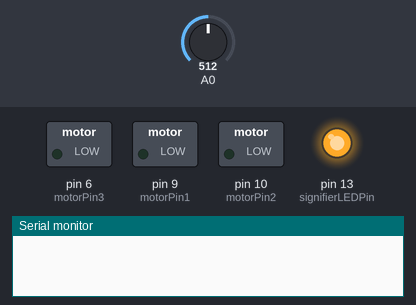
A sketch run on a simulated Arduino Uno, built with avr-gcc and run on an emulated ATmega328P. Shown: switched loads named in the sketch (green lamp = pin HIGH), output pins drawn as LEDs (lit = HIGH), the last lines printed to the serial monitor. Inputs (shaded band) come from the test bench; at power-on: A0 = 512.

Above: at 0.1 s.
At 20.2 s:
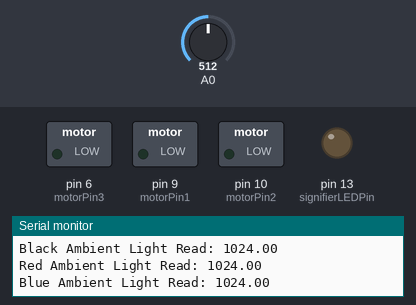
Timing chart, 0 to 21.9 s (numbered marks = the images above):
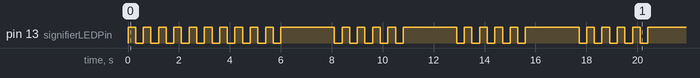

The sketch:

InitColorSensing.ino
```cpp
const int motorPin1 = 9; //Pin 9 on L293
const int motorPin2 = 10; // Pin 15 on L293
const int motorPin3 = 6; // Pin 2 on L293
const int motorPin4 = 5; // Pin 7 on L293

// TODO: Update pins to actual pins on Arduino
const int leftBluePin = 0;
const int leftRedPin = 0;
const int leftPTPin = 0; // Analog in
const int rightBluePin = 0;
const int rightRedPin = 0;
const int rightPTPin = 0; // Analog in

const int battVoltPin = 5; // Analog in
const int signifierLEDPin = 13;

static float leftBlackAmbient = 0.0;
static float leftRedAmbient = 0.0;
static float leftBlueAmbient = 0.0;
static float leftYellowAmbient = 0.0;
static float rightBlackAmbient = 0.0;
static float rightRedAmbient = 0.0;
static float rightBlueAmbient = 0.0;
static float rightYellowAmbient = 0.0;


// initialize digital pins for motors as an output.
void forward();
void backward();
void turnLeft();
void turnLeftWide();
void turnRight();
void turnRightWide();
void rotateLeft();
void rotateRight();
void reset();
void kill();

float collectLight(int pin);
void collectAmbient();

void setup() {
  pinMode(leftBluePin, OUTPUT);
  pinMode(leftRedPin, OUTPUT);
  pinMode(leftPTPin, INPUT);
  pinMode(rightBluePin, OUTPUT);
  pinMode(rightRedPin, OUTPUT);
  pinMode(rightPTPin, INPUT);
  pinMode(motorPin1, OUTPUT);
  pinMode(motorPin2, OUTPUT);
  pinMode(motorPin3, OUTPUT);
  pinMode(motorPin4, OUTPUT);
  pinMode(battVoltPin, INPUT);
  pinMode(signifierLEDPin, OUTPUT);
  Serial.begin(9600);
  collectAmbient();

}

void loop() {
  // readLight();
  if (true) {             // left and right PT read same color

    // Go forward until color change or collision
    // forward();

    if (true) { // If left was just on a color and now both on black

      // Turn right decent amount
      // Go forward

    } else if (false) {   // If right was just on color and now both on black

      // Turn left decent amount
      // Go forward

    }

  } else if (false) {     // left and right PT read diff colors
    // Bot just turned onto or off of a color path

    if (true) { // If was on all color before and left is now on black

      // Turn right slightly
      // Go forward

    } else if (false) {   // If was on all color before and right is now on black

      // Turn left slightly
      // Go forward

    }
  } else if (false) {

  } else if (false) {

  } else if (false) {

  } else if (false) {

  } else if (false) {

  }
}

void kill(){
  // Serial.print("In kill\n");
  // Serial.print("Kill Button Read: ");
  // Serial.print(digitalRead(KILLSWITCH_PIN));
  // Serial.print("\n");
  reset();
}

void collectAmbient(){
  blink();
  blink();
  digitalWrite(signifierLEDPin, HIGH);
  leftBlackAmbient = collectLight(leftPTPin);
  rightBlackAmbient = collectLight(rightPTPin);
  Serial.print("Black Ambient Light Read: ");
  Serial.print(leftBlackAmbient);
  Serial.print("\n");
  digitalWrite(signifierLEDPin, LOW);
  blink();
  digitalWrite(signifierLEDPin, HIGH);
  leftRedAmbient = collectLight(leftPTPin);
  rightRedAmbient = collectLight(rightPTPin);
  Serial.print("Red Ambient Light Read: ");
  Serial.print(leftRedAmbient);
  Serial.print("\n");
  digitalWrite(signifierLEDPin, LOW);
  blink();
  digitalWrite(signifierLEDPin, HIGH);
  leftBlueAmbient = collectLight(leftPTPin);
  rightBlueAmbient = collectLight(rightPTPin);
  Serial.print("Blue Ambient Light Read: ");
  Serial.print(leftBlueAmbient);
  Serial.print("\n");
  digitalWrite(signifierLEDPin, LOW);
  blink();
  digitalWrite(signifierLEDPin, HIGH);
  leftYellowAmbient = collectLight(leftPTPin);
  rightYellowAmbient = collectLight(rightPTPin);
  Serial.print("Yellow Ambient Light Read: ");
  Serial.print(leftYellowAmbient);
  Serial.print("\n");
  // digitalWrite(signifierLEDPin, LOW);
}

void blink(){
  digitalWrite(signifierLEDPin, HIGH);
  delay(300);
  digitalWrite(signifierLEDPin, LOW);
  delay(300);
  digitalWrite(signifierLEDPin, HIGH);
  delay(300);
  digitalWrite(signifierLEDPin, LOW);
  delay(300);
  digitalWrite(signifierLEDPin, HIGH);
  delay(300);
  digitalWrite(signifierLEDPin, LOW);
  delay(300);
  digitalWrite(signifierLEDPin, HIGH);
  delay(300);
  digitalWrite(signifierLEDPin, LOW);
  delay(300);
  digitalWrite(signifierLEDPin, HIGH);
  delay(300);
  digitalWrite(signifierLEDPin, LOW);
  delay(300);
}

float collectLight(int pin){
  int totalRead = 0;
  totalRead += analogRead(pin);
  delay(100);
  totalRead += analogRead(pin);
  delay(100);
  totalRead += analogRead(pin);
  delay(100);
  totalRead += analogRead(pin);
  delay(100);
  totalRead += analogRead(pin);
  delay(100);
  totalRead += analogRead(pin);
  delay(100);
  totalRead += analogRead(pin);
  delay(100);
  totalRead += analogRead(pin);
  delay(100);
  totalRead += analogRead(pin);
  delay(100);
  totalRead += analogRead(pin);
  return (totalRead / 5.0);
}

void forward(){
  // Serial.print("In forward\n");
  analogWrite(motorPin4,150);
  digitalWrite(motorPin3,LOW);
  analogWrite(motorPin2,150);
  digitalWrite(motorPin1,LOW);
}

void backward(){
  // Serial.print("In backward\n");
  analogWrite(motorPin3,150);
  digitalWrite(motorPin4,LOW);
  analogWrite(motorPin1,150);
  digitalWrite(motorPin2,LOW);
}

void turnLeft(){
  // Serial.print("In left\n");
  digitalWrite(motorPin3,LOW);
  analogWrite(motorPin4,230);
  digitalWrite(motorPin1,LOW);
  analogWrite(motorPin2,100);
}

void turnLeftWide(){
  // Serial.print("In wide left\n");
  digitalWrite(motorPin3,LOW);
  analogWrite(motorPin4,230);
  digitalWrite(motorPin1,LOW);
  analogWrite(motorPin2,150);
}

void turnRight(){
  // Serial.print("In right\n");
  digitalWrite(motorPin3,LOW);
  analogWrite(motorPin4,100);
  digitalWrite(motorPin1,LOW);
  analogWrite(motorPin2,230);
}

void turnRightWide(){
  // Serial.print("In wide right\n");
  digitalWrite(motorPin3,LOW);
  analogWrite(motorPin4,150);
  digitalWrite(motorPin1,LOW);
  analogWrite(motorPin2,230);
}

void rotateLeft(){
  // Serial.print("In in place left\n");
  digitalWrite(motorPin3,LOW);
  analogWrite(motorPin4,230);
  analogWrite(motorPin1,100);
  digitalWrite(motorPin2,LOW);
}

void rotateRight(){
  // Serial.print("In in place right\n");
  analogWrite(motorPin3,100);
  digitalWrite(motorPin4,LOW);
  digitalWrite(motorPin1,LOW);
  analogWrite(motorPin2,100);
}

void reset(){
  // Serial.print("In reset\n");
  digitalWrite(motorPin1,LOW);
  digitalWrite(motorPin2,LOW);
  digitalWrite(motorPin3,LOW);
  digitalWrite(motorPin4,LOW);
}
```
